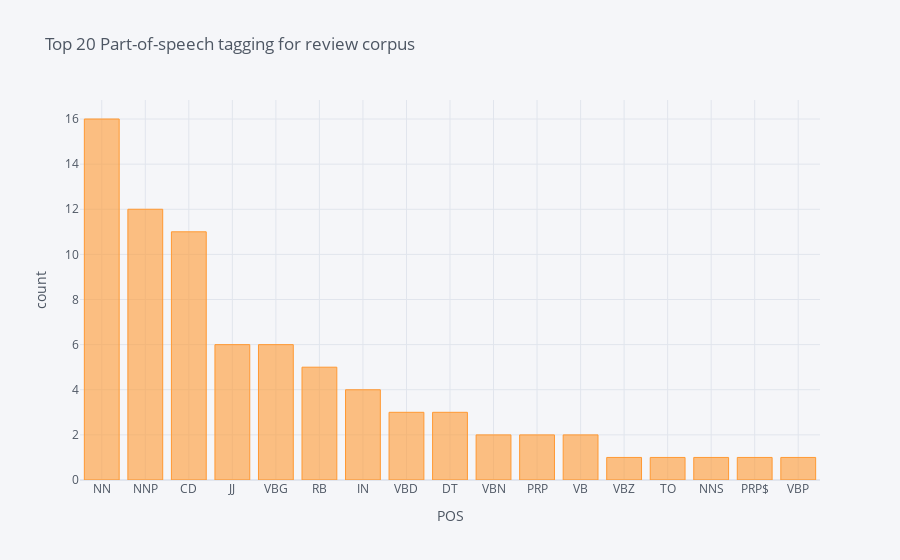

Notebook code for this chart:
### Markdown cell above
With TextBlob

### Code cell
nltk.download('averaged_perceptron_tagger')
blob = TextBlob(str(reviews_df['review']))
pos_df = pd.DataFrame(blob.tags, columns = ['word' , 'pos'])
pos_df = pos_df.pos.value_counts()[:20]
pos_df.iplot(
    kind='bar',
    xTitle='POS',
    yTitle='count', 
    title='Top 20 Part-of-speech tagging for review corpus')

### Figure 1 — Plotly figure (JSON) as saved in the notebook; plotly's stock layout.template omitted (floating-point values rounded to 4 significant figures)
{"data": [{"marker": {"color": "rgba(255, 153, 51, 0.6)", "line": {"color": "rgba(255, 153, 51, 1.0)", "width": 1}}, "name": "pos", "orientation": "v", "text": "", "type": "bar", "x": ["NN", "NNP", "CD", "JJ", "VBG", "RB", "IN", "VBD", "DT", "VBN", "PRP", "VB", "VBZ", "TO", "NNS", "PRP$", "VBP"], "y": [16, 12, 11, 6, 6, 5, 4, 3, 3, 2, 2, 2, 1, 1, 1, 1, 1]}], "layout": {"legend": {"bgcolor": "#F5F6F9", "font": {"color": "#4D5663"}}, "paper_bgcolor": "#F5F6F9", "plot_bgcolor": "#F5F6F9", "title": {"font": {"color": "#4D5663"}, "text": "Top 20 Part-of-speech tagging for review corpus"}, "xaxis": {"gridcolor": "#E1E5ED", "showgrid": true, "tickfont": {"color": "#4D5663"}, "title": {"font": {"color": "#4D5663"}, "text": "POS"}, "zerolinecolor": "#E1E5ED"}, "yaxis": {"gridcolor": "#E1E5ED", "showgrid": true, "tickfont": {"color": "#4D5663"}, "title": {"font": {"color": "#4D5663"}, "text": "count"}, "zerolinecolor": "#E1E5ED"}}}
